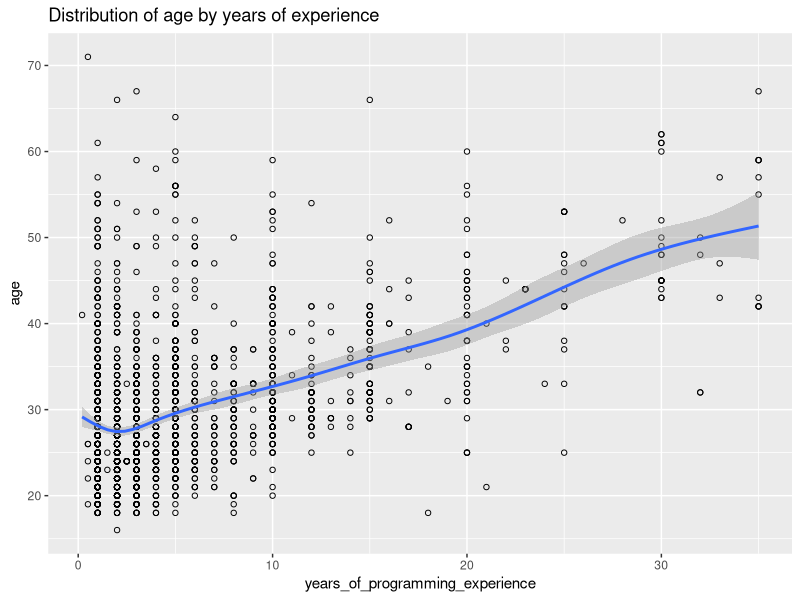
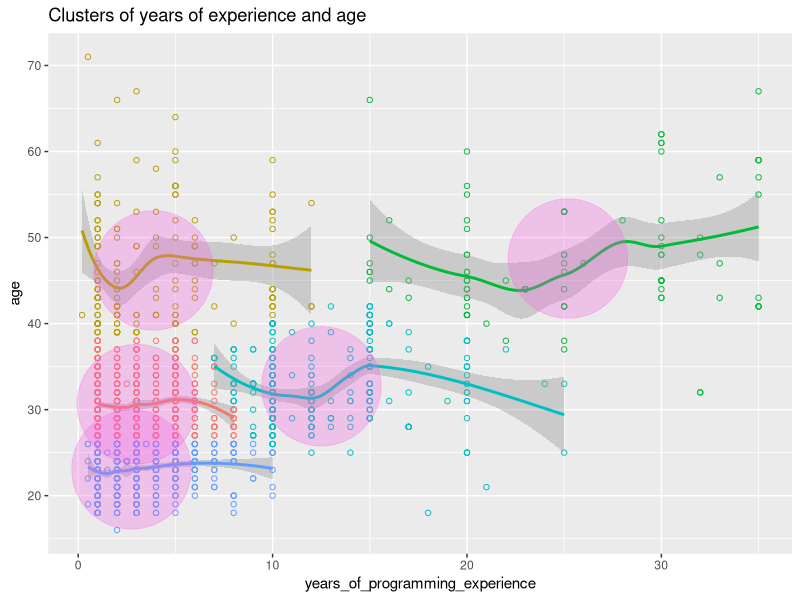
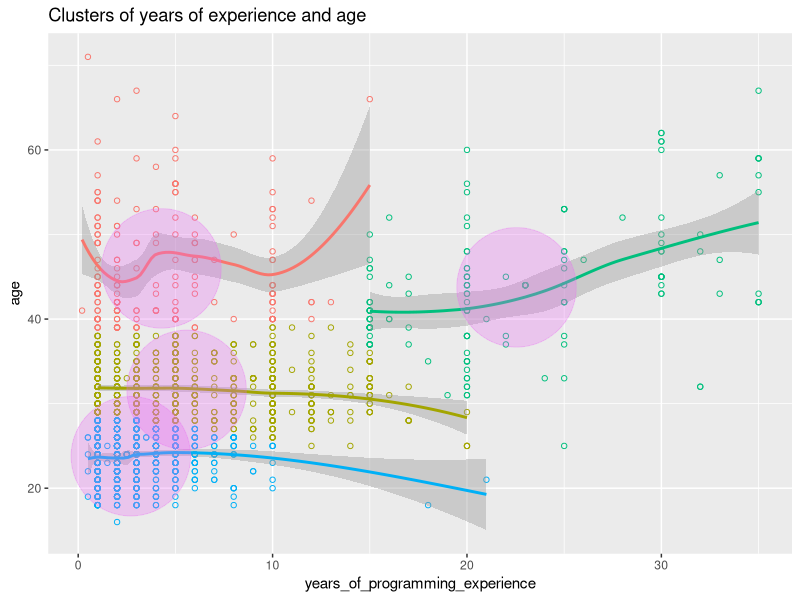
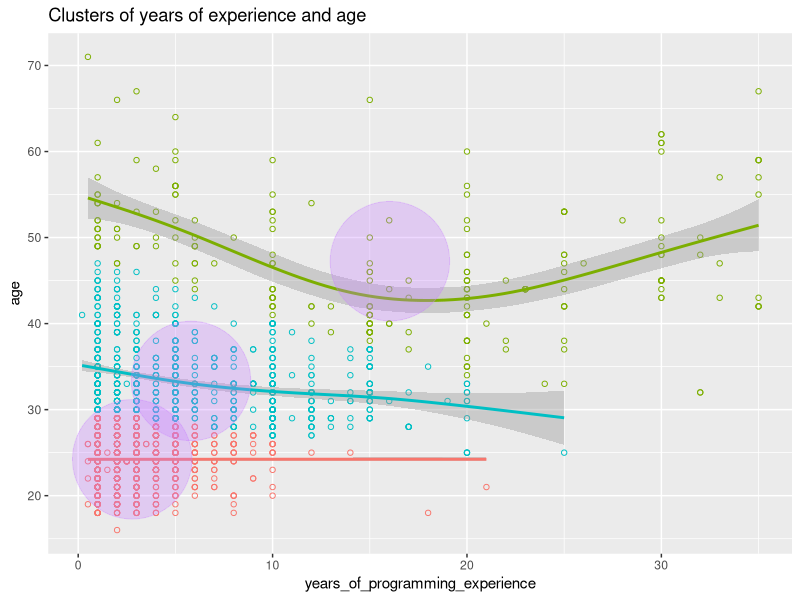
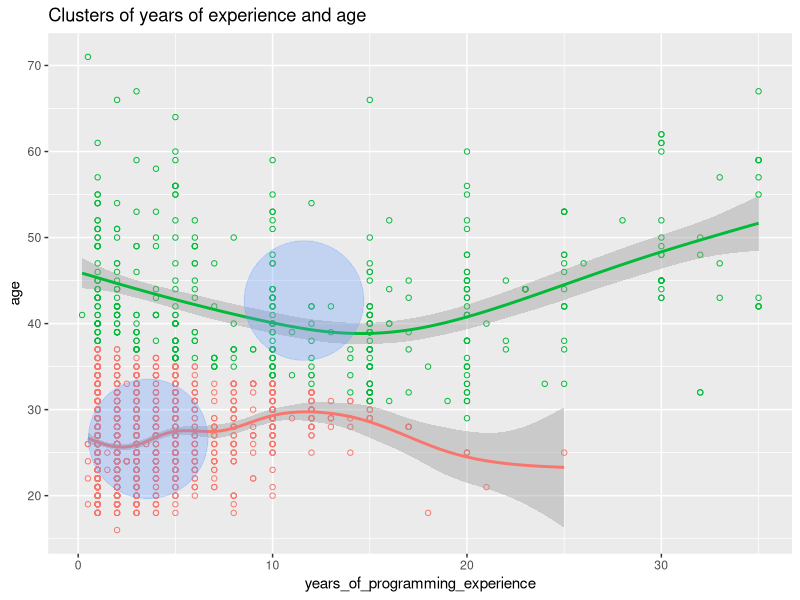

R code for these plots, in order:
## ---- chunk 1
knitr::opts_chunk$set(echo = TRUE)
library(ggplot2)
## ---- chunk 2
setwd("C://Users//chris//OneDrive//Documentos//GitHub//programmerDemographics//WorkerCategorizationAnalysis");
data_all <- read.csv("demographics_data.csv",header = TRUE,sep=",");

data <- cbind(data_all$Years.Programming,data_all$Worker.Age);
colnames(data)<-c("years_of_programming_experience","age");
dataf = data.frame(data)
## ---- chunk 3
#Remove rows with not available data
dataf <- dataf [rowSums(is.na(data))==0,]

#Remove Invalid age and invalid years of experience
dataf <- dataf [!dataf$years_of_programming_experience <0,]
dataf <- dataf [!dataf$age <0,]

#Remove people with no experience in programming
dataf <- dataf [!dataf$years_of_programming_experience ==0,]

#Remove people who whose age and experience 
dataf <- dataf [!(dataf$age - dataf$years_of_programming_experience) <0,]

#Remove outliers
dataf <- dataf [!dataf$years_of_programming_experience >40,]
dataf <- dataf [!dataf$age >80,]

summary(dataf);
cat("number of workers:",length(dataf[,1]));

## ---- chunk 4
ggplot(dataf, aes(x=years_of_programming_experience, y=age)) +
  geom_point(shape=1) +    # Use hollow circles
  geom_smooth() +            # Add a loess smoothed fit curve with confidence region
  ggtitle("Distribution of age by years of experience")
## ---- chunk 5
#Function computes N clusters and plot a chart with them

plotKMeansClusters<- function(numberOfClusters){
  (cl <- kmeans(dataf,numberOfClusters))
  
  dataf$cluster=factor(cl$cluster)
  centers=as.data.frame(cl$centers)
  
  #Looking at the clusters with size diameter 15.
  ggplot(dataf, aes(x=years_of_programming_experience, y=age, color=cluster)) +
    geom_point(shape=1) +    # Use hollow circles
    geom_smooth() + # Add a loess smoothed fit curve with confidence region
    geom_point(data=centers, aes(x=years_of_programming_experience,y=age, color='Center'), size=40, alpha=.3)+
    ggtitle("Clusters of years of experience and age")+
    guides(color=FALSE);
  
}
## ---- chunk 6
plotKMeansClusters(5)
## ---- chunk 7
plotKMeansClusters(4)
plotKMeansClusters(3)
plotKMeansClusters(2)
